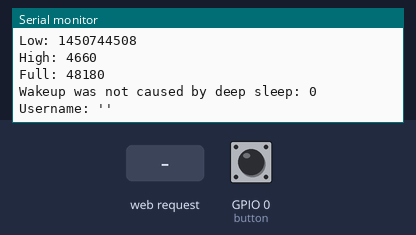
A sketch run on a simulated ESP32-C3. Shown: the last lines printed to the serial monitor. Inputs (shaded band) come from the test bench; at power-on: GPIO 0 (button) HIGH. EEPROM starts erased; nothing arrives over Bluetooth unless stated; a phone connects over Bluetooth LE 3 s after start.

Above: at 4.2 s.
4.3 s: GPIO 0 (button) pulled LOW for 0.15 s
At 6.0 s:
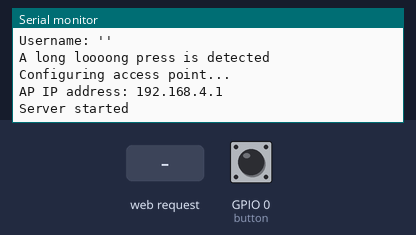
7.0 s: HTTP request GET /api/sysinfo received
At 8.2 s:
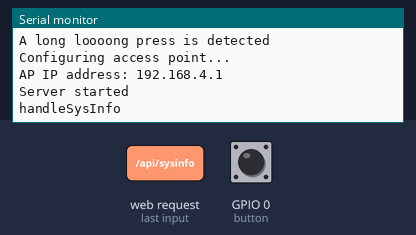
8.5 s: GPIO 0 (button) pulsed LOW 2 times (0.12 s each, 0.3 s apart)
At 9.2 s:
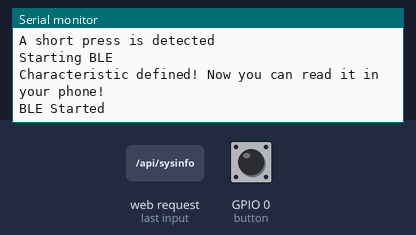

The sketch:

grapesss.ino
```cpp
#include <ESPAsyncWebServer.h>
#include <WiFi.h>
#include <SPIFFS.h> // needed for async server (?)
#include <ArduinoJson.h>
#include <Preferences.h>
#include <ezButton.h>

#include <BLEDevice.h>
#include <BLEUtils.h>
#include <BLEServer.h>

//
#define STATE_IDLE 0
#define STATE_WIFI 1
#define STATE_BLE  2

// BLE stuff
#define SERVICE_UUID        "4fafc201-1fb5-459e-8fcc-c5c9c331914b"
#define CHARACTERISTIC_UUID "beb5483e-36e1-4688-b7f5-ea07361b26a8"

// SETUP
Preferences preferences;
AsyncWebServer server(80);
ezButton button(0, EXTERNAL_PULLDOWN);

// Set these to your desired credentials.
const char *ssid = "ESP32-C3 AP";
const char *password = "password";

const int SHORT_PRESS_TIME = 1000;
const int LONG_PRESS_TIME = 1000;

unsigned long pressedTime  = 0;
bool isPressing = false;
bool isLongDetected = false;

int currentAppState;
unsigned long lastAppStateChange = 0;

void setup() {
  Serial.begin(115200);
  delay(3000);

  Serial.println("Starting up!");

  Serial.printf("\nCHIP MAC: %012llx\n", ESP.getEfuseMac());
  Serial.printf("\nCHIP MAC: %012llx\n", WiFi.macAddress());

  uint32_t low     = ESP.getEfuseMac() & 0xFFFFFFFF;
  uint32_t high    = ( ESP.getEfuseMac() >> 32 ) % 0xFFFFFFFF;
  uint64_t fullMAC = word(low,high);

  Serial.printf("Low: %d\n", low);
  Serial.printf("High: %d\n", high);
  Serial.printf("Full: %d\n", fullMAC);

  //Print the wakeup reason for ESP32
  print_wakeup_reason();

  // android BT?
  //64:e8:33:8a:d5:aa
  // android WiFi?
  //64:e8:33:8a:d5:a9
  // Chip ID
  // a8 d5 8a 33 e8 64

  // https://docs.espressif.com/projects/esp-idf/en/stable/esp32c3/api-reference/system/misc_system_api.html#mac-address

  button.setDebounceTime(50);
  currentAppState = STATE_IDLE;
  lastAppStateChange = millis();


  // Open NVS storage
  preferences.begin("my-app", true); // "my-app" is the namespace
  String username = preferences.getString("username", "");
  Serial.println("Username: '"+username+"'");
  preferences.end();
  // DONE


  // setup deep sleep pin
  esp_deep_sleep_enable_gpio_wakeup(1 << 0, ESP_GPIO_WAKEUP_GPIO_HIGH);  // 1 = High, 0 = Low
}

void loop() {
  button.loop();

  if(button.isPressed()) {
    pressedTime = millis();
    isPressing = true;
    isLongDetected = false;
  }

  if(button.isReleased()) {
    isPressing = false;
    long pressDuration = millis() - pressedTime;

    if(pressDuration < SHORT_PRESS_TIME) {
      Serial.println("A short press is detected");
      currentAppState = STATE_BLE;
      lastAppStateChange = millis();

      startBLE();
    }
  }

  // if we are still pressing and not yet longDetected check the pressDuration
  if(isPressing && isLongDetected == false) {
    long pressDuration = millis() - pressedTime;

    if(pressDuration > LONG_PRESS_TIME) {
      isLongDetected = true;

      Serial.println("A long loooong press is detected");
      currentAppState = STATE_WIFI;
      lastAppStateChange = millis();

      startWiFIAndServer();
    }
  }

  // if not IDLE check how long we were in BLE or WIFI
  if (currentAppState != STATE_IDLE) {
    if (millis() - lastAppStateChange > 60000) {
      Serial.println("More than 10s in current state, switching off to IDLE mode");
      currentAppState = STATE_IDLE;
      lastAppStateChange = millis();

      //stopWiFIAndServer();
      //stopBLE();

      //Serial.println("Entering deep sleep state");
      //esp_deep_sleep_start();
    }
  }
}

void startWiFIAndServer() {
  Serial.println("Configuring access point...");

  // You can remove the password parameter if you want the AP to be open.
  // a valid password must have more than 7 characters
  if (!WiFi.softAP(ssid, password)) {
    log_e("Soft AP creation failed.");
    while (1);
  }

  IPAddress myIP = WiFi.softAPIP();
  Serial.print("AP IP address: ");
  Serial.println(myIP);

  server.on("/api/sysinfo", HTTP_GET, handleSysInfo);
  server.on("/api/config", HTTP_POST, handleConfig);

  server.begin();

  Serial.println("Server started");
}

void stopWiFIAndServer() {
  server.end();

  WiFi.softAPdisconnect(true);
  WiFi.disconnect(true);
  WiFi.mode(WIFI_OFF);
}

// This function is called when the sysInfo service was requested.
void handleSysInfo(AsyncWebServerRequest *request) {
  Serial.println("handleSysInfo");

  JsonDocument doc;
  doc["chip_model"] = ESP.getChipModel();
  doc["chip_cores"] = ESP.getChipCores();
  doc["chip_revision"] = ESP.getChipRevision();
  doc["flash_size"] = ESP.getFlashChipSize();
  doc["free_heap"] = ESP.getFreeHeap();

  String result;
  serializeJson(doc, result);

  request->send(200, "application/json; charset=utf-8", result);
}  // handleSysInfo()


// This function is called when the sysInfo service was requested.
void handleConfig(AsyncWebServerRequest *request) {
  Serial.println("handleConfig");

  // Process body content if available
  String bodyContent;
  if (request->hasParam("body", true)) {
    bodyContent = request->getParam("body", true)->value();
  } else {
    bodyContent = "No body content!";
  }

  JsonDocument doc;
  DeserializationError error = deserializeJson(doc, bodyContent);
  if (error) {
    request->send(400, "text/plain", "Invalid JSON");
    return;
  }

  String received_username = doc["username"];
  Serial.println("received_username: '"+received_username+"'");

  // Open NVS storage
  preferences.begin("my-app", false); // "my-app" is the namespace
  String old_username = preferences.getString("username", "");
  if (received_username != "" && received_username != old_username) {
    Serial.println("received_username is not empty and is different from old_username '"+old_username+"'");
    preferences.putString("username", received_username);
  } else {
    Serial.println("received_username is empty, or the same old_username '"+old_username+"'");
  }
  preferences.end();
  // DONE

  request->send(200, "text/plain", "username updated");
}  // handleSysInfo()


void startBLE() {
  Serial.println("Starting BLE");

  BLEDevice::init("Long name works now");
  BLEServer *pServer = BLEDevice::createServer();
  BLEService *pService = pServer->createService(SERVICE_UUID);
  BLECharacteristic *pCharacteristic =
    pService->createCharacteristic(CHARACTERISTIC_UUID, BLECharacteristic::PROPERTY_READ | BLECharacteristic::PROPERTY_WRITE);

  pCharacteristic->setValue("Hello World says Neil");
  pService->start();
  // BLEAdvertising *pAdvertising = pServer->getAdvertising();  // this still is working for backward compatibility
  BLEAdvertising *pAdvertising = BLEDevice::getAdvertising();
  pAdvertising->addServiceUUID(SERVICE_UUID);
  pAdvertising->setScanResponse(true);
  pAdvertising->setMinPreferred(0x06);  // functions that help with iPhone connections issue
  pAdvertising->setMinPreferred(0x12);
  BLEDevice::startAdvertising();

  Serial.println("Characteristic defined! Now you can read it in your phone!");

  Serial.println("BLE Started");
}


void stopBLE() {
  Serial.println("Stopping BLE");
  BLEDevice::deinit();
  Serial.println("BLE stopped");
}

/*
  Method to print the reason by which ESP32
  has been awaken from sleep
*/
void print_wakeup_reason() {
  esp_sleep_wakeup_cause_t wakeup_reason;

  wakeup_reason = esp_sleep_get_wakeup_cause();

  switch (wakeup_reason) {
    case ESP_SLEEP_WAKEUP_EXT0:     Serial.println("Wakeup caused by external signal using RTC_IO"); break;
    case ESP_SLEEP_WAKEUP_EXT1:     Serial.println("Wakeup caused by external signal using RTC_CNTL"); break;
    case ESP_SLEEP_WAKEUP_TIMER:    Serial.println("Wakeup caused by timer"); break;
    case ESP_SLEEP_WAKEUP_TOUCHPAD: Serial.println("Wakeup caused by touchpad"); break;
    case ESP_SLEEP_WAKEUP_ULP:      Serial.println("Wakeup caused by ULP program"); break;
    case ESP_SLEEP_WAKEUP_GPIO:     Serial.println("Wakeup caused by GPIO"); break;
    default:                        Serial.printf("Wakeup was not caused by deep sleep: %d\n", wakeup_reason); break;
  }
}
```

Measured:
- after the input at 4.3 s, the serial monitor: prints a new line after 1.2 s (image 1)
- after the input at 7.0 s, the serial monitor: prints a new line at once (image 2)
- after the input at 8.5 s, the serial monitor: prints a new line after 0.35 s (image 3)
